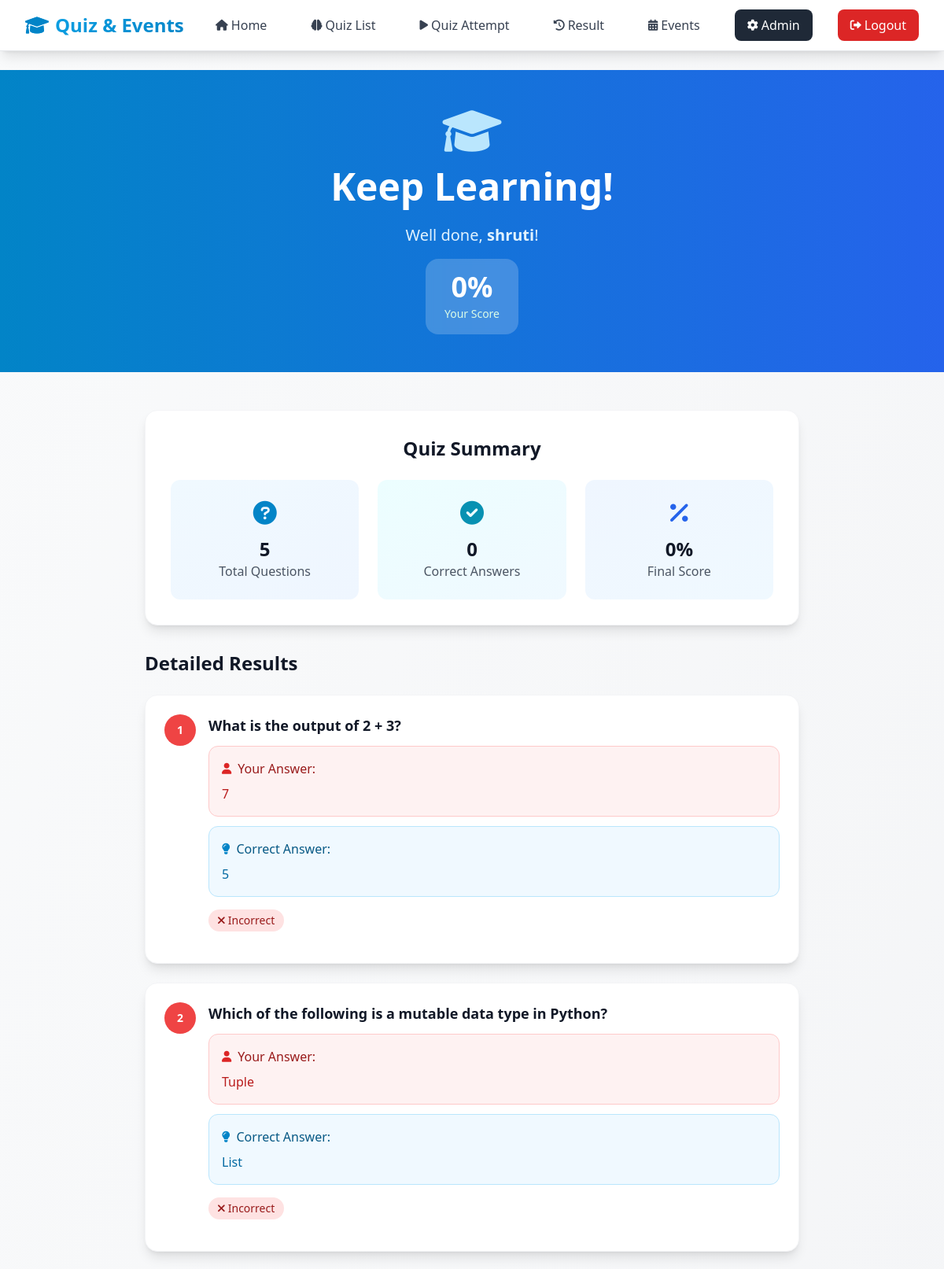
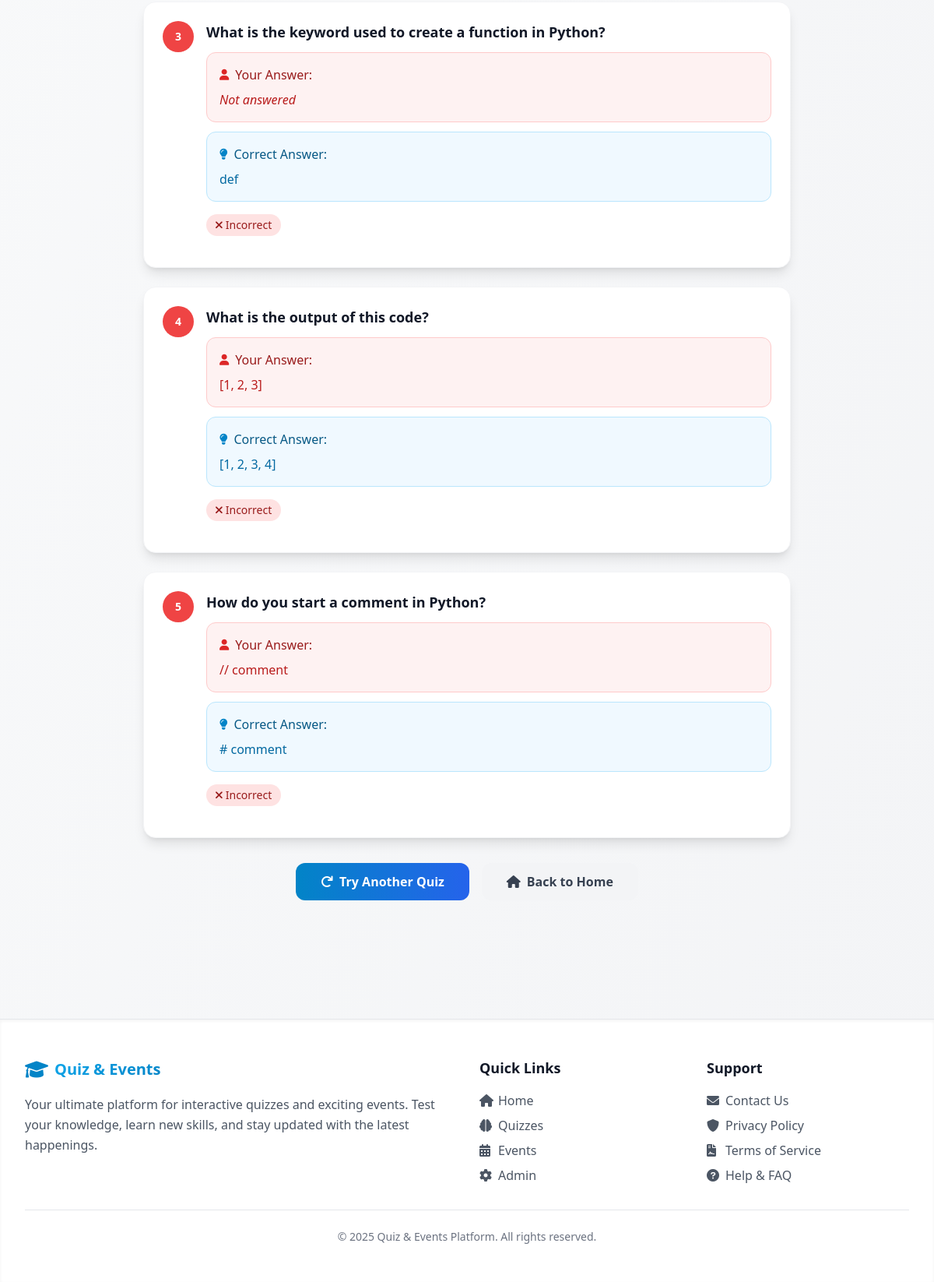
The page /quizzes/result/19/ (signed in) on the database its author committed (2 pictures, top to bottom).
### quiz_events_app/models.py (models this page shows, shortened)
class UserSubmission(models.Model):
    quiz = models.ForeignKey(Quiz, on_delete=models.CASCADE)
    user = models.ForeignKey(User, on_delete=models.CASCADE)
    score = models.IntegerField(default=0)
    submitted_at = models.DateTimeField(auto_now_add=True)

class UserAnswer(models.Model):
    submission = models.ForeignKey(UserSubmission, on_delete=models.CASCADE, related_name='user_answers')
    question = models.ForeignKey(Question, on_delete=models.CASCADE)
    answer = models.ForeignKey(Answer, on_delete=models.CASCADE, null=True, blank=True)
    is_correct = models.BooleanField(default=False)

class Question(models.Model):
    QUESTION_TYPES = (
        ('single', 'Single Choice'),
        ('multiple', 'Multiple Choice'),
    )
    quiz = models.ForeignKey(Quiz, on_delete=models.CASCADE, related_name='questions')
    text = models.TextField()
    question_type = models.CharField(max_length=20, choices=QUESTION_TYPES)
    created_at = models.DateTimeField(auto_now_add=True)

class Answer(models.Model):
    question = models.ForeignKey(Question, on_delete=models.CASCADE, related_name='answers')
    text = models.CharField(max_length=255)
    is_correct = models.BooleanField(default=False)

### quiz_events_app/views.py (the view)
# urls.py: path('quizzes/result/<int:submission_id>/', views.result, name='quiz_result'),
@login_required
def result(request, submission_id):
    submission = get_object_or_404(UserSubmission, id=submission_id, user=request.user)
    user_answers = submission.user_answers.select_related('question', 'answer').all()
    processed_answers = []
    for ua in user_answers:
        correct_answer = ua.question.answers.filter(is_correct=True).first()
        processed_answers.append({
            'ua': ua,
            'correct_answer': correct_answer
        })
    return render(request, 'quiz_events_app/result.html', {
        'submission': submission,
        'processed_answers': processed_answers
    })

### quiz_events_app/templates/quiz_events_app/result.html (shortened to what this page needs)
{% extends 'quiz_events_app/base.html' %}
{% block content %}
<div class="bg-gradient-to-r from-sky-600 to-blue-600 text-white py-12">
  <div class="max-w-4xl mx-auto px-4 sm:px-6 lg:px-8 text-center">
    <div class="mb-6">
      {% if submission.score >= 80 %}
        <i class="fas fa-trophy text-6xl text-cyan-300 mb-4"></i>
        <h1 class="text-4xl md:text-5xl font-bold mb-2">Excellent Work!</h1>
      {% elif submission.score >= 60 %}
        <i class="fas fa-medal text-6xl text-sky-200 mb-4"></i>
        <h1 class="text-4xl md:text-5xl font-bold mb-2">Good Job!</h1>
      {% else %}
        <i class="fas fa-graduation-cap text-6xl text-sky-200 mb-4"></i>
        <h1 class="text-4xl md:text-5xl font-bold mb-2">Keep Learning!</h1>
      {% endif %}
    </div>
    <p class="text-xl text-sky-100 mb-4">
      Well done, <strong>{{ submission.user.username }}</strong>!
    </p>
    <div class="inline-flex items-center bg-white/20 backdrop-blur-sm rounded-2xl px-6 py-4 max-w-xs">
      <div class="text-center w-full">
        <div class="text-3xl md:text-4xl font-bold text-white mb-1 break-words">{{ submission.score }}%</div>
        <div class="text-green-100 text-sm">Your Score</div>
      </div>
    </div>
  </div>
</div>
<div class="max-w-4xl mx-auto px-4 sm:px-6 lg:px-8 py-12">
  <div class="bg-white rounded-2xl shadow-lg p-8 mb-8 border border-gray-100">
    <h2 class="text-2xl font-bold text-gray-900 mb-6 text-center">Quiz Summary</h2>
    <div class="grid grid-cols-1 md:grid-cols-3 gap-6">
      <div class="text-center p-6 bg-gradient-to-br from-sky-50 to-blue-50 rounded-xl">
        <i class="fas fa-question-circle text-3xl text-sky-600 mb-3"></i>
        <div class="text-2xl font-bold text-gray-900">{{ processed_answers|length }}</div>
        <div class="text-gray-600">Total Questions</div>
      </div>
      <div class="text-center p-6 bg-gradient-to-br from-cyan-50 to-sky-50 rounded-xl">
        <i class="fas fa-check-circle text-3xl text-cyan-600 mb-3"></i>
        <div class="text-2xl font-bold text-gray-900">{% widthratio submission.score 100 processed_answers|length %}</div>
        <div class="text-gray-600">Correct Answers</div>
      </div>
      <div class="text-center p-6 bg-gradient-to-br from-blue-50 to-sky-50 rounded-xl">
        <i class="fas fa-percentage text-3xl text-blue-600 mb-3"></i>
        <div class="text-2xl font-bold text-gray-900">{{ submission.score }}%</div>
        <div class="text-gray-600">Final Score</div>
      </div>
    </div>
  </div>
  <div class="mb-8">
    <h2 class="text-2xl font-bold text-gray-900 mb-6">Detailed Results</h2>
    <div class="space-y-6">
      {% for item in processed_answers %}
        {% with ua=item.ua correct=item.correct_answer %}
        <div class="bg-white rounded-2xl shadow-lg p-6 border border-gray-100">
          <div class="flex items-start mb-4">
            <div class="w-10 h-10 {% if ua.is_correct %}bg-green-500{% else %}bg-red-500{% endif %} rounded-full flex items-center justify-center mr-4 flex-shrink-0">
              <span class="text-white font-bold text-sm">{{ forloop.counter }}</span>
            </div>
            <div class="flex-1">
              <h3 class="text-lg font-semibold text-gray-900 mb-3 break-words">{{ ua.question.text }}</h3>
              <div class="space-y-3">
                <div class="p-4 {% if ua.is_correct %}bg-green-50 border border-green-200{% else %}bg-red-50 border border-red-200{% endif %} rounded-xl">
                  <div class="flex items-center mb-2">
                    <i class="fas fa-user text-sm {% if ua.is_correct %}text-green-600{% else %}text-red-600{% endif %} mr-2"></i>
                    <span class="font-medium {% if ua.is_correct %}text-green-800{% else %}text-red-800{% endif %}">Your Answer:</span>
                  </div>
                  <div class="{% if ua.is_correct %}text-green-700{% else %}text-red-700{% endif %} break-words">
                    {% if ua.answer %}
                      {{ ua.answer.text }}
                    {% else %}
                      <span class="italic">Not answered</span>
                    {% endif %}
                  </div>
                </div>
                {% if not ua.is_correct and correct %}
                  <div class="p-4 bg-sky-50 border border-sky-200 rounded-xl">
                    <div class="flex items-center mb-2">
                      <i class="fas fa-lightbulb text-sm text-sky-600 mr-2"></i>
                      <span class="font-medium text-sky-800">Correct Answer:</span>
                    </div>
                    <div class="text-sky-700 break-words">{{ correct.text }}</div>
                  </div>
                {% endif %}
              </div>
              <div class="mt-4">
                {% if ua.is_correct %}
                  <span class="inline-flex items-center px-3 py-1 bg-green-100 text-green-800 rounded-full text-sm font-medium">
                    <i class="fas fa-check mr-1"></i>
                    Correct
                  </span>
                {% else %}
                  <span class="inline-flex items-center px-3 py-1 bg-red-100 text-red-800 rounded-full text-sm font-medium">
                    <i class="fas fa-times mr-1"></i>
                    Incorrect
                  </span>
                {% endif %}
              </div>
            </div>
          </div>
        </div>
        {% endwith %}
      {% endfor %}
    </div>
  </div>
  <div class="text-center space-y-4 sm:space-y-0 sm:space-x-4 sm:flex sm:justify-center">
    <a href="{% url 'quiz_events_app:quiz_list' %}" class="inline-flex items-center px-8 py-3 bg-gradient-to-r from-sky-600 to-blue-600 text-white font-semibold rounded-xl hover:shadow-lg transition duration-300">
      <i class="fas fa-redo mr-2"></i>
      Try Another Quiz
    </a>
    <a href="{% url 'quiz_events_app:home' %}" class="inline-flex items-center px-8 py-3 bg-gray-100 text-gray-700 font-semibold rounded-xl hover:bg-gray-200 transition duration-300">
      <i class="fas fa-home mr-2"></i>
      Back to Home
    </a>
  </div>
</div>
{% endblock %}

### rows shown on the page
UserSubmission: user.username "shruti", score "0"
UserAnswer: ua.question.text "What is the output of 2 + 3?", is_correct False (drawn), ua.answer.text "7", correct_answer.text "5"
UserAnswer: ua.question.text "Which of the following is a mutable data type in Python?", is_correct False (drawn), ua.answer.text "Tuple", correct_answer.text "List"
UserAnswer: ua.question.text "What is the keyword used to create a function in Python?", is_correct False (drawn), shows "Not answered", correct_answer.text "def"
UserAnswer: ua.question.text "What is the output of this code?", is_correct False (drawn), ua.answer.text "[1, 2, 3]", correct_answer.text "[1, 2, 3, 4]"
UserAnswer: ua.question.text "How do you start a comment in Python?", is_correct False (drawn), ua.answer.text "// comment", correct_answer.text "# comment"

### other values the page prints
{{ processed_answers|length }} "5"
